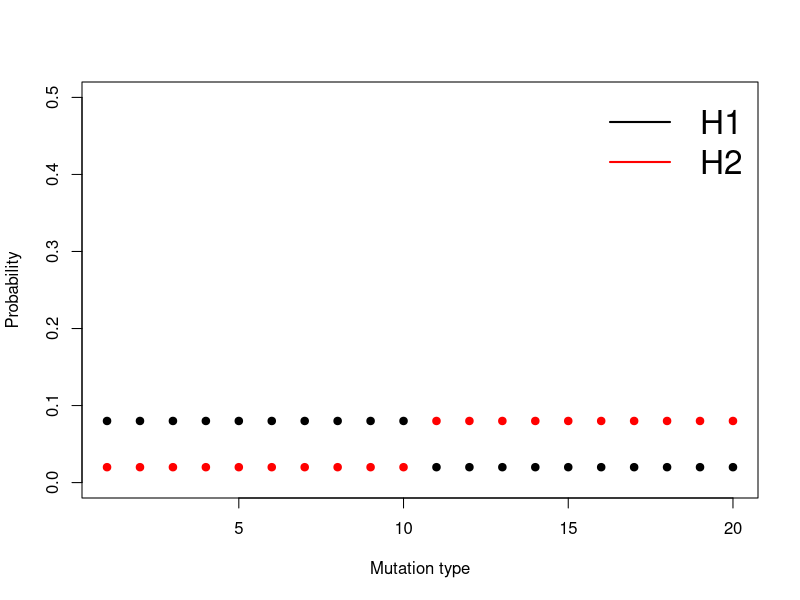
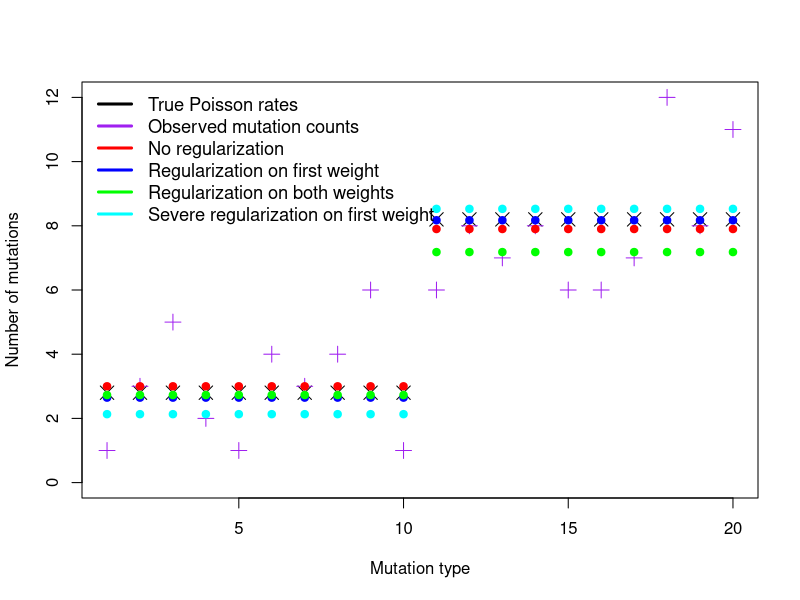

Reproduce these figures in R, in order.
##------------------------------------------------------------
## Regularization experiment 
##------------------------------------------------------------
## 20 mutation types and 2 signatures 
H1 <- c(rep(4,10),rep(1,10))/50
H2 <- c(rep(1,10),rep(4,10))/50
plot(1:20,H1,pch=19,col="black",ylim=c(0,0.5),
     xlab="Mutation type",ylab="Probability")
points(1:20,H2,pch=19,col="red")
legend("topright",c("H1","H2"),col=c("black","red"),
       lty=1,lwd=2,bty="n",cex=2)
##-----------------------------------------------------------
## True weight of signatures and simulation from Poisson
mn.v <- 10*H1+100*H2
plot(1:20,mn.v,xlab="Mutation type",ylab="Number of mutations",
     ylim=c(0,12),col="black",cex=1.8,pch=4)
set.seed(5)
v <- rpois(n=20,mn.v)
cat("Total number of mutations:",sum(v),"\n")
points(1:20,v,col="purple",pch=3,cex=1.5)
##------------------------------------------------------------
## Negative regularized log-likelihood (for minimization)
##------------------------------------------------------------
lnL <- function(w,lam,a,b,H1,H2,v){
  ## Weights must be positive
  if(w[1]<0.001) return(10^5)
  if(w[2]<0.001) return(10^5)
  ## Prior (shrinkage) for first weight: Exponential distribution
  term1 <- -lam*w[1]
  ## Prior (regularization) for second weight Gamma distribution 
  term2 <- -b*w[2]+(a-1)*log(w[2])
  ## Likelihood: Poisson distribution
  term3 <- sum( -w[1]*H1-w[2]*H2+v*log(w[1]*H1+w[2]*H2) )
  ## Return negative regularized log-likelihood
  return(-term1-term2-term3)
}
##-------------------------------------------------------------------------
## Test the function
lnL(c(10,100),lam=0,a=1,b=0,H1=H1,H2=H2,v=v)
## No regularization 
fit1 <- nlm(lnL,c(10,100),lam=0,a=1,b=0,H1=H1,H2=H2,v=v)
fit1$estimate
GKL1 <- fit1$minimum
points(1:20,fit1$estimate[1]*H1+fit1$estimate[2]*H2,pch=19,col="red")
## Regularize first weight
fit2 <- nlm(lnL,c(10,100),lam=0.1,a=1,b=0,H1=H1,H2=H2,v=v)
fit2$estimate
GKL2 <- lnL(fit2$estimate,lam=0,a=1,b=0,H1=H1,H2=H2,v=v)
points(1:20,fit2$estimate[1]*H1+fit2$estimate[2]*H2,pch=19,col="blue")
## Regularize both weights
fit3 <- nlm(lnL,c(10,100),lam=0.1,a=1,b=0.1,H1=H1,H2=H2,v=v)
fit3$estimate
GKL3 <- lnL(fit3$estimate,lam=0,a=1,b=0,H1=H1,H2=H2,v=v)
points(1:20,fit3$estimate[1]*H1+fit3$estimate[2]*H2,pch=19,col="green")
## Severe regularization of first weight
fit4 <- nlm(lnL,c(10,100),lam=0.5,a=1,b=0,H1=H1,H2=H2,v=v)
fit4$estimate
GKL4 <- lnL(fit4$estimate,lam=0,a=1,b=0,H1=H1,H2=H2,v=v)
points(1:20,fit4$estimate[1]*H1+fit4$estimate[2]*H2,pch=19,col="cyan")
## Add legend
legend("topleft",c("True Poisson rates","Observed mutation counts",
                   "No regularization",
                   "Regularization on first weight",
                   "Regularization on both weights",
                   "Severe regularization on first weight"),
       col=c("black","purple","red","blue","green","cyan"),
       lty=1,lwd=3,bty="n",cex=1.1)
##-----------------------------------------------------------------------
## Summary
c(GKL1,GKL2,GKL3,GKL4)
c(fit1$estimate[1],fit2$estimate[1],fit3$estimate[1],fit4$estimate[1])
c(fit1$estimate[2],fit2$estimate[2],fit3$estimate[2],fit4$estimate[2])
cat("No regularization. Expected number of mutations:",
    sum(fit1$estimate[1]*H1+fit1$estimate[2]*H2),"\n")
cat("First weight reg. Expected number of mutations:",
    sum(fit2$estimate[1]*H1+fit2$estimate[2]*H2),"\n")
cat("Both weights reg. Expected number of mutations:",
    sum(fit3$estimate[1]*H1+fit3$estimate[2]*H2),"\n")
cat("First weight hard reg. Expected number of mutations:",
    sum(fit4$estimate[1]*H1+fit4$estimate[2]*H2),"\n")
##-----------------------------------------------------------------------

